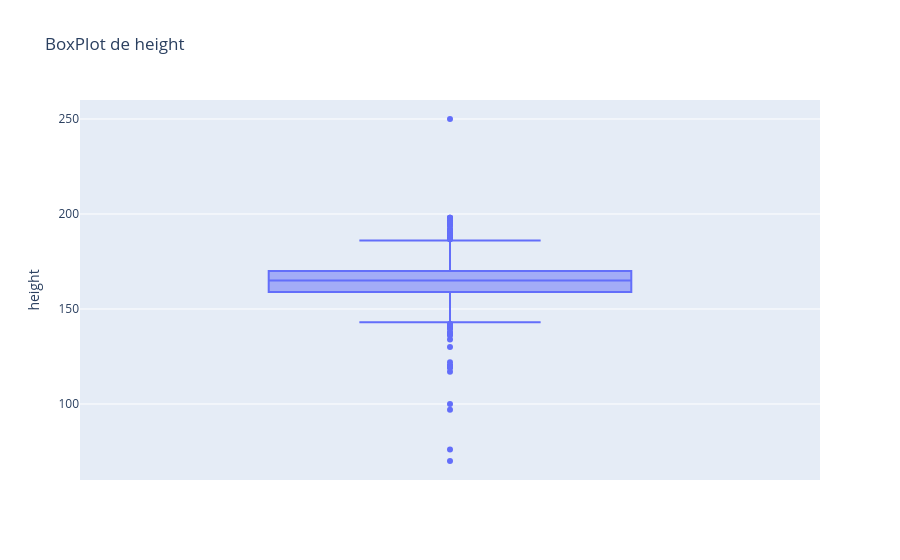

Notebook code cell kept with this figure:
### Code cell
fig = px.box(base, y='height', title='BoxPlot de height')
fig.show()

### Figure 1 — Plotly figure (JSON) as saved in the notebook; plotly's stock layout.template omitted (floating-point values rounded to 4 significant figures; data arrays with more than 128 entries replaced by an {"elided": "..."} marker saying what was removed)
{"data": [{"alignmentgroup": "True", "hovertemplate": "height=%{y}<extra></extra>", "legendgroup": "", "marker": {"color": "#636efa"}, "name": "", "notched": false, "offsetgroup": "", "orientation": "v", "showlegend": false, "type": "box", "x0": " ", "xaxis": "x", "y": {"elided": "10000 int values"}, "y0": " ", "yaxis": "y"}], "layout": {"boxmode": "group", "legend": {"tracegroupgap": 0}, "title": {"text": "BoxPlot de height"}, "xaxis": {"anchor": "y", "domain": [0, 1]}, "yaxis": {"anchor": "x", "domain": [0, 1], "title": {"text": "height"}}}}
